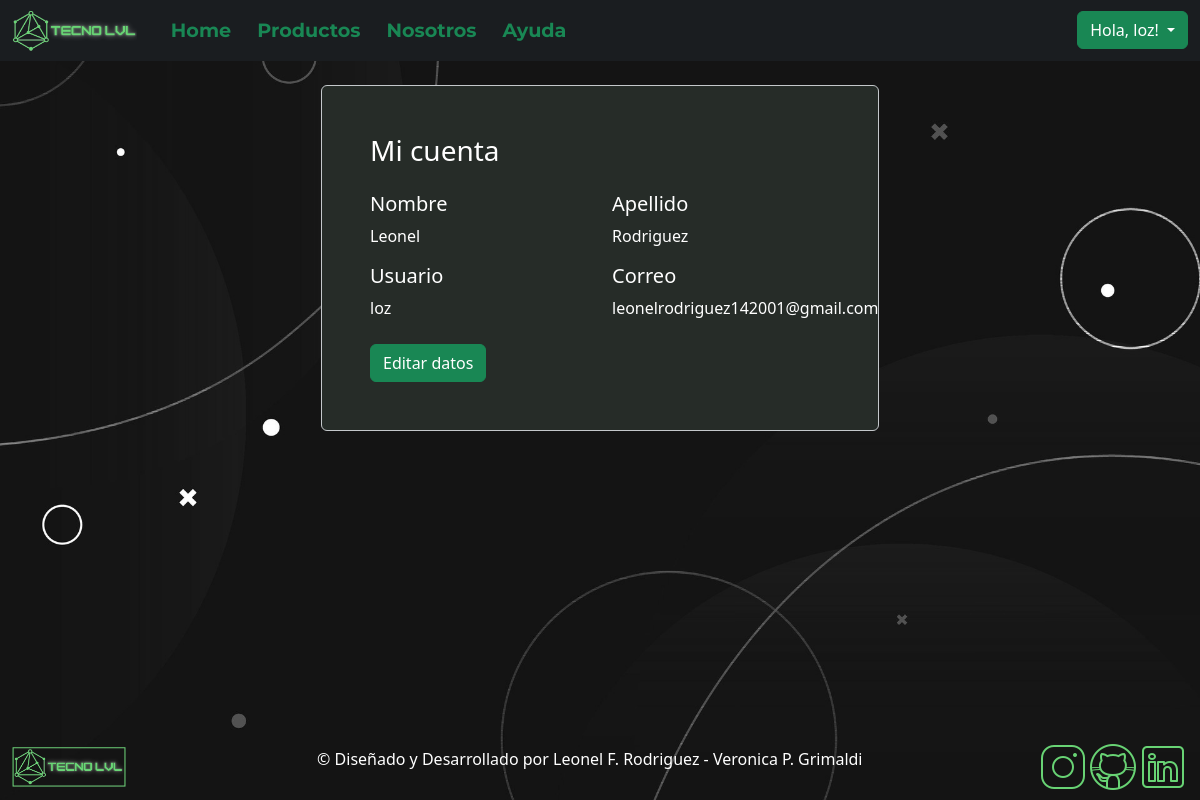
The page /perfil/ (signed in) on the database its author committed.
### apps/usuario/models.py (models this page shows, shortened)
class Usuario(AbstractUser):
    nombre = models.CharField(max_length=30)
    apellido = models.CharField(max_length=30)
    email = models.EmailField(max_length=100)

### apps/usuario/views.py (the view)
# urls.py: path('perfil/',Perfil.as_view(),name='perfil'),
class Perfil(TemplateView):
    template_name = 'html/perfil.html'
    def get_context_data(self, **kwargs):
        context = super().get_context_data(**kwargs)
        context["usuario"] = self.request.user
        return context

### apps/templates/html/perfil.html
{% extends 'base.html' %}
{% block content %}
<main class="container-sm mt-4 text-white">
    <div class="d-flex justify-content-center">
        <div class="col-6 p-5 rounded rounded-2 border border-secondary-subtle"
            style="background-color: #262c28" ;>
            <h3 class="mb-4">Mi cuenta</h3>
            <div>
                <div class="row">
                    <div class="col-6">
                        <h5 class="fs-5">Nombre</h5>
                        <p>{{usuario.nombre}}</p>
                    </div>
                    <div class="col-6">
                        <h5 class="fs-5">Apellido</h5>
                        <p>{{usuario.apellido}}</p>
                    </div>
                </div>
                <div class="row">
                    <div class="col-6">
                        <h5 class="fs-5">Usuario</h5>
                        <p>{{usuario.username}}</p>
                    </div>
                    <div class="col-6">
                        <h5 class="fs-5">Correo</h5>
                        <p>{{usuario.email}}</p>
                    </div>
                </div>
            </div>
            <div class="mt-2">
                <a href="{% url 'editar_cuenta' %}" class="btn btn-success">Editar datos</a>
            </div>
        </div>
    </div>
</main>
{% endblock %}

### apps/templates/base.html (shortened to what this page needs)
{% load static %}
{% load django_bootstrap5 %}
<!DOCTYPE html>
<html lang="en">
<head>
    <link rel="stylesheet" href="{% static 'css/estilo_nav_footer_fondo.css' %}">
    <link href="https://cdn.jsdelivr.net/npm/bootstrap@5.3.3/dist/css/bootstrap.min.css" rel="stylesheet"
>
</head>
<body>
    <header>
        <nav class="navbar navbar-expand-lg bg-dark-subtle w-100" data-bs-theme="dark">
            <div class="container-fluid">
                <img src="{% static 'img/LVLsinmarco.png' %}" alt="logo" style="height: 45px;"
                    class="navbar-brand py-0">
                <div class="collapse navbar-collapse" id="navbarScroll">
                    <ul class="navbar-nav me-auto my-2 my-lg-0 navbar-nav-scroll" style="--bs-scroll-height: 100px;">
                        <li class="nav-item contenedor_secciones">
                            <a class="nav-link text-success fw-bold" aria-current="page"
                                href="{% url 'inicio' %}">Home</a>
                        </li>
                        <li class="nav-item contenedor_secciones">
                            <a class="nav-link text-success fw-bold" href="{% url 'producto' %}">Productos</a>
                        </li>
                        <li class="nav-item contenedor_secciones">
                            <a class="nav-link text-success fw-bold" href="{% url 'nosotros' %}">Nosotros</a>
                        </li>
                        <li class="nav-item contenedor_secciones">
                            <a class="nav-link text-success fw-bold" href="{% url 'ayuda' %}">Ayuda</a>
                        </li>
                    </ul>
                    {% if request.user.is_authenticated %}
                    <div class="nav-item dropdown">
                        <a class="dropdown-toggle btn btn-success" href="#" role="button" data-bs-toggle="dropdown"
                            aria-expanded="false">
                            Hola, {{ request.user.username }}!
                        </a>
                    </div>
                    {% else %}
                    <a href="{% url 'registro' %}" class="btn text-success text-decoration-underline">Registrarse</a>
                    <a href="{% url 'login' %}" class="btn btn-success" type="submit">Iniciar sesión</a>
                    {% endif %}
                </div>
            </div>
        </nav>
    </header>
    {% block content %} {% endblock %}
    <footer class="navbar bg-transparent" data-bs-theme="dark">
        <div class="container-fluid">
            <img src="{% static 'img/LVL.png'%}" alt="tecno-icon" class="navbar-brand" style="height: 50px;">
            <div class="contenedor_copyright">
                <p>&copy; Diseñado y Desarrollado por Leonel F. Rodriguez - Veronica P. Grimaldi</p>
            </div>
            <div class="d-flex">
                <a href="#"><img src="{% static 'img/icons8-instagram-50.png' %}" alt="ig-icon"></a>
                <a href="https://github.com/Leonel-14/TecnoLVL/tree/master"><img src="{% static 'img/icons8-github-50.png' %}" alt="github-icon"></a>
                <a href="#"><img src="{% static 'img/icons8-linkedin-50.png' %}" alt="lkdin-icon"></a>
            </div>
        </div>
    </footer>
</body>

### apps/templates/static/css/estilo_nav_footer_fondo.css (style rules this page uses)
* { margin: 0; padding: 0; box-sizing: border-box; }
html, body { background-image:url("../img/fondo.jpg"); background-position:center; background-repeat: no-repeat; background-size: cover; background-attachment: fixed; margin: 0 !important; height: 100% !important; }
body { display: flex !important; flex-direction: column !important; }
header { z-index: 1000 !important; }
main { flex: 1 !important; }
footer { color: white; padding: 10px; }
.contenedor_secciones a { color: #11781d; font-family: "Montserrat", sans-serif; font-weight: bold; text-decoration: none; margin-left: 10px; font-size: 1.2em; position: relative; }
.contenedor_secciones a::after { content: ''; position: absolute; background-color: #11781d; width: 100%; height: 2px; bottom: 0; left: 0; transform: scale(0); transform-origin: bottom right; transition: transform 0.5s; }

### rows shown on the page
Usuario: user.username "loz", nombre "Leonel", apellido "Rodriguez", username "loz", email "leonelrodriguez142001@gmail.com"
